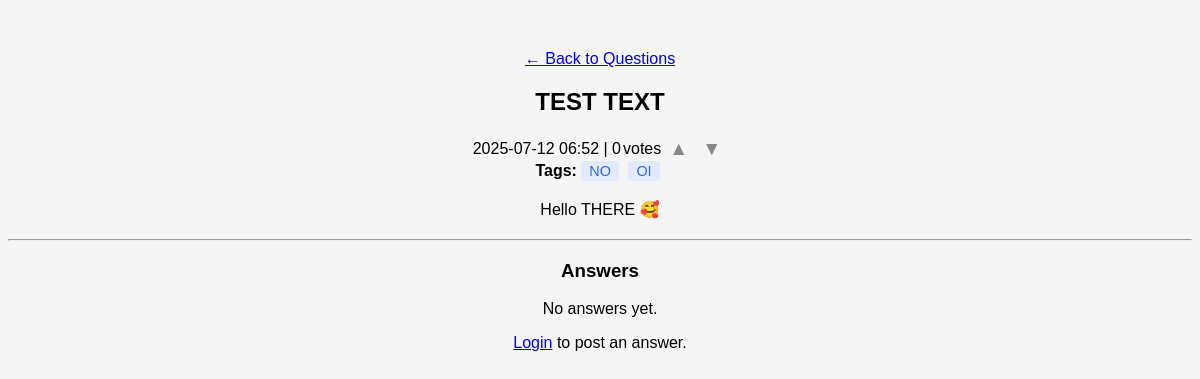
The app's page /questions/4/, older data.
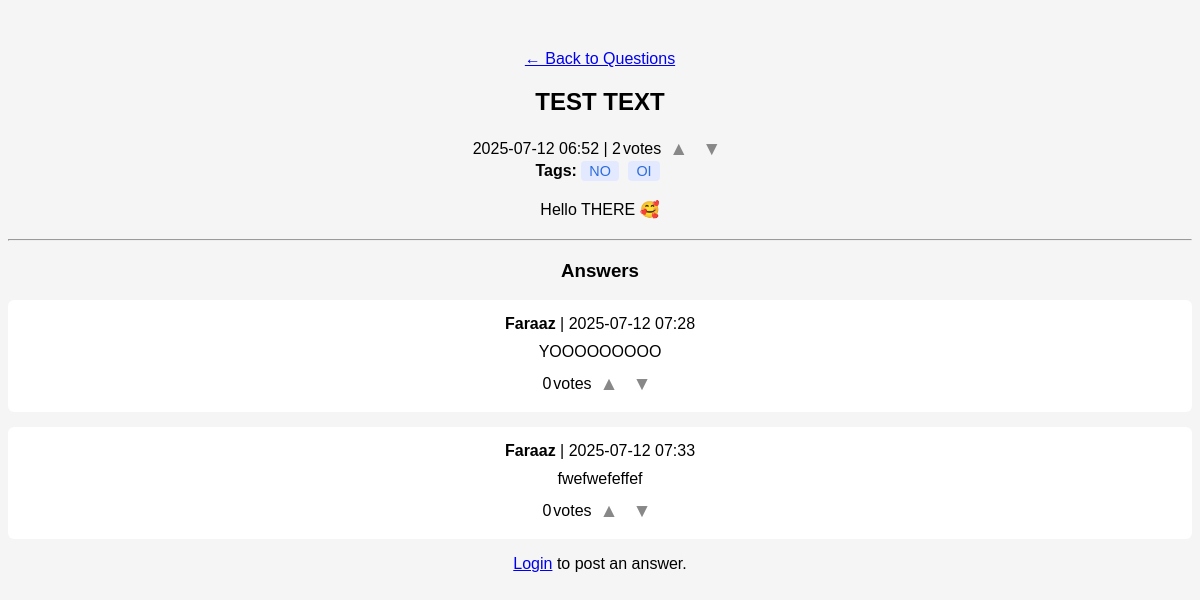
The same page, newer data.
### questions/models.py (models this page shows, shortened)
class Question(models.Model):
    title = models.CharField(max_length=200)
    description = models.TextField()  # Will store HTML from rich text editor
    author = models.ForeignKey(settings.AUTH_USER_MODEL, on_delete=models.CASCADE)
    created_at = models.DateTimeField(auto_now_add=True)
    tags = models.CharField(max_length=200)  # Comma-separated tags for simplicity

class Answer(models.Model):
    question = models.ForeignKey(Question, related_name='answers', on_delete=models.CASCADE)
    author = models.ForeignKey(settings.AUTH_USER_MODEL, on_delete=models.CASCADE)
    description = models.TextField()  # HTML from rich text editor
    created_at = models.DateTimeField(auto_now_add=True)

### accounts/models.py (models this page shows)
class User(AbstractUser):
    ROLE_CHOICES = (
        ('user', 'User'),
        ('admin', 'Admin'),
    )
    role = models.CharField(max_length=10, choices=ROLE_CHOICES, default='user')
    is_banned = models.BooleanField(default=False)

### questions/views.py (the view, shortened to what this page needs)
# urls.py: path('<int:question_id>/', question_detail, name='question_detail'),
def question_detail(request, question_id):
    question = get_object_or_404(Question, id=question_id)
    answers = Answer.objects.filter(question=question).annotate(  # type: ignore
        upvotes=Sum('vote__value', filter=Q(vote__vote_type='answer', vote__value=1)),
        downvotes=Sum('vote__value', filter=Q(vote__vote_type='answer', vote__value=-1))
    ).order_by('-upvotes')
    question_upvotes = Vote.objects.filter(question=question, vote_type='question', value=1).count()  # type: ignore
    question_downvotes = Vote.objects.filter(question=question, vote_type='question', value=-1).count()  # type: ignore
    question_net_votes = question_upvotes - question_downvotes  # Subtract downvotes from upvotes
    for answer in answers:
        upvotes = answer.upvotes if answer.upvotes is not None else 0
        downvotes = abs(answer.downvotes) if answer.downvotes is not None else 0  # Use absolute value for downvotes
        answer.net_votes = upvotes - downvotes  # Subtract downvotes from upvotes
    tags_list = [t.strip() for t in question.tags.split(',') if t.strip()]
    answer_votes = {}
    return render(request, 'question_detail.html', {
        'question': question,
        'answers': answers,
        'question_net_votes': question_net_votes,
        'tags_list': tags_list,
        'answer_votes': answer_votes,
})

### templates/question_detail.html (shortened to what this page needs)
{% load static %}
{% load dict_get %}
<!DOCTYPE html>
<html>
<head>
    <link rel="stylesheet" href="{% static 'css/styles.css' %}">
</head>
<body>
    <a href="{% url 'landing' %}">← Back to Questions</a>
    <h2>{{ question.title }}</h2>
    <div>
        <span>{{ question.created_at|date:"Y-m-d H:i" }}</span> |
        <span class="vote-group" id="q-vote-group-{{ question.id }}">
            <span id="q-votes-{{ question.id }}">{{ question_net_votes|default:0 }}</span>
            <span>votes</span>
            {% if user.is_authenticated %}
                <button class="vote-btn" onclick="vote('question', {{ question.id }}, 1)">▲</button>
                <button class="vote-btn" onclick="vote('question', {{ question.id }}, -1)">▼</button>
            {% else %}
                <button class="vote-btn" onclick="window.location='{% url 'login' %}'">▲</button>
                <button class="vote-btn" onclick="window.location='{% url 'login' %}'">▼</button>
            {% endif %}
        </span>
    </div>
    <div>
        <strong>Tags:</strong>
        {% for tag in tags_list %}
    <span class="tag">{{ tag }}</span>
{% endfor %}
    </div>
    <div style="margin: 20px 0;">
        {{ question.description|safe }}
    </div>
    <hr>
    <h3>Answers</h3>
    {% for answer in answers %}
        <div class="answer-card" style="background:#fff; margin-bottom:15px; padding:15px; border-radius:6px;">
            <div>
                <span><strong>{{ answer.author.username }}</strong> | {{ answer.created_at|date:"Y-m-d H:i" }}</span>
            </div>
            <div style="margin:10px 0;">{{ answer.description|safe }}</div>
            <div>
                <span class="vote-group" id="a-vote-group-{{ answer.id }}">
                    <span id="a-votes-{{ answer.id }}">{{ answer.net_votes|default:0 }}</span>
                    <span>votes</span>
                    {% if user.is_authenticated %}
                        <button class="vote-btn {% if answer_votes|dict_get:answer.id == 1 %}voted-up{% endif %}" onclick="vote('answer', {{ answer.id }}, 1)">▲</button>
                        <button class="vote-btn {% if answer_votes|dict_get:answer.id == -1 %}voted-down{% endif %}" onclick="vote('answer', {{ answer.id }}, -1)">▼</button>
                    {% else %}
                        <button class="vote-btn" onclick="window.location='{% url 'login' %}'">▲</button>
                        <button class="vote-btn" onclick="window.location='{% url 'login' %}'">▼</button>
                    {% endif %}
                </span>
            </div>
        </div>
    {% empty %}
        <p>No answers yet.</p>
    {% endfor %}
    {% if user.is_authenticated %}
    <hr>
    <h4>Your Answer</h4>
    <form method="post">
        {% csrf_token %}
        <label for="answer-editor">Your Answer:</label><br>
        <textarea id="answer-editor" name="description"></textarea><br><br>
        <button type="submit">Post Answer</button>
    </form>
    {% else %}
        <p><a href="{% url 'login' %}">Login</a> to post an answer.</p>
    {% endif %}
</body>
</html>

### static/css/styles.css (style rules this page uses)
body { background: #f5f5f5; font-family: Arial, sans-serif; text-align: center; margin-top: 50px; }
button { padding: 10px 20px; background: #2d6cdf; color: #fff; border: none; border-radius: 5px; cursor: pointer; }
.vote-btn { background: none !important; border: none !important; color: #888 !important; font-size: 1.2em; cursor: pointer; margin: 0 2px; padding: 2px 4px !important; border-radius: 3px; transition: color 0.2s ease; }

### templates/question_detail.html (style rules this page uses)
.vote-group { display: inline-flex; align-items: center; gap: 2px; }
.tag { background: #e3eaff; color: #2d6cdf; border-radius: 4px; padding: 2px 8px; margin-right: 5px; font-size: 0.9em; }

Row changes from the older to the newer data that the page shows:
added Answer: author.username "Faraaz", created_at "2025-07-12 07:28", description "YOOOOOOOOO", net_votes "0"
added Answer: author.username "Faraaz", created_at "2025-07-12 07:33", description "fwefwefeffef", net_votes "0"
Text that changed along with them:
{{ question_net_votes|default:0 }}: "0" → "2"
text no longer shown: "No answers yet."
